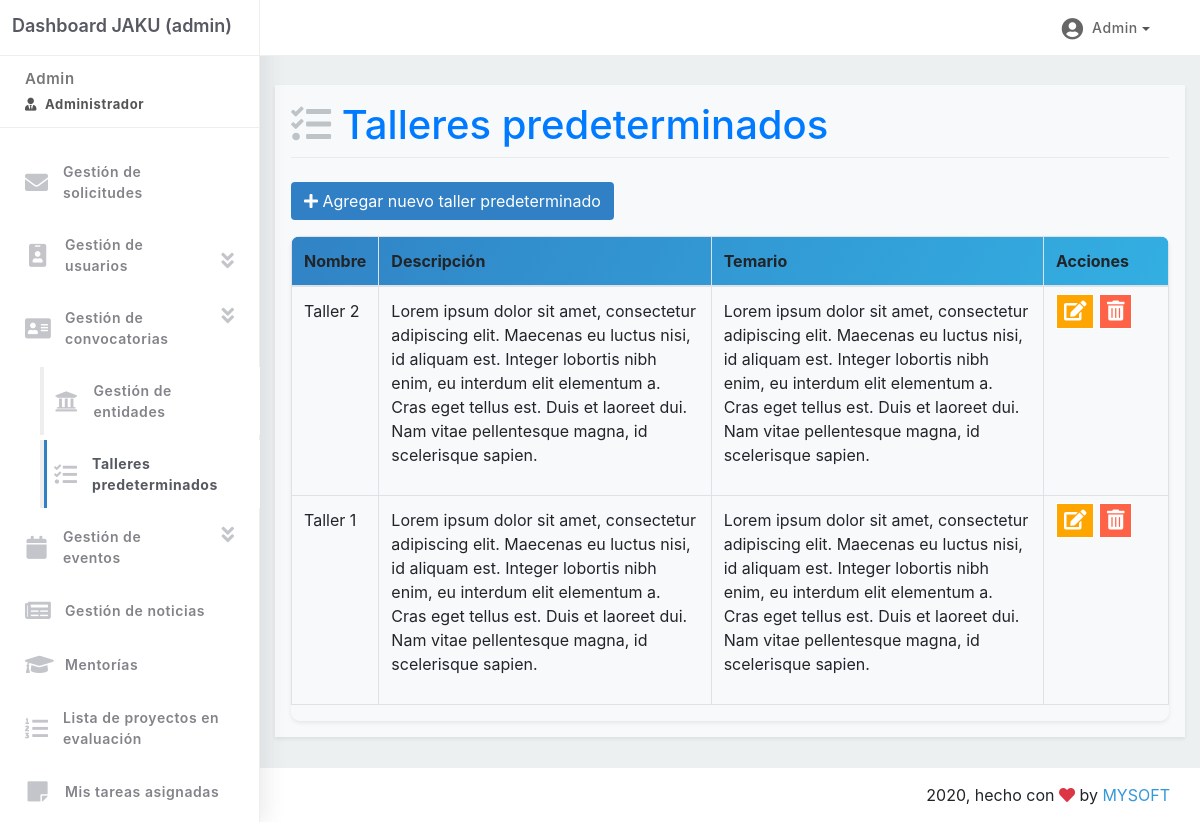
The page /sistema-en-linea/taller-predeterminado/ (signed in) on the database its author committed.
### common/models.py (models this page shows, shortened)
class DefaultWorkshop(models.Model):
	class Meta:
		verbose_name = 'taller predeterminado'
		verbose_name_plural = 'talleres predeterminados'
	name = models.CharField('nombre', max_length=150, blank=False, null=True)
	description = models.TextField('descripción', blank=False, null=True)
	temary = models.TextField('temario', blank=False, null=True)

### common/views.py (the view)
# urls.py: path('taller-predeterminado/', views.list_of_default_workshops, name='listofdefaultworkshops'),
@login_required
@permission_required('common.is_jaku_staff')
def list_of_default_workshops(request):
	title = 'Talleres predeterminados'
	query_set = models.DefaultWorkshop.objects.all()
	defaultworkshops = reversed(list(query_set))
	return render(request, 'common/default_workshop/list.html', locals())

### common/templates/common/default_workshop/list.html (shortened to what this page needs)
{% include 'common/layout_admin.html' with active_page='workshop'%}
{% block container %}
<head>
</head>
<div class="main-panel">
	<div class="content">
		<div class="container-fluid shadow-sm bg-light p-3">
			<h1> <i class="fas fa-tasks" style="color: #bdc3c7;"></i>
				<span class="text-primary">{{title}}</span>
			</h1>
			<div class="dropdown-divider"></div>
			<div class="btn-toolbar mb-2 mb-md-0">
				{% if perms.common.add_defaultworkshop %}
				<a class="btn btn-jaku my-3" href="{% url 'common:createdefaultworkshop' %}">
					<i class="fas fa-plus"></i>
					Agregar nuevo taller predeterminado
				</a>
				{% endif %}
			</div>
			<div class="table-responsive shadow-sm" style="border-radius: 9px;">
				<table class="table table-bordered">
					<thead style="background: linear-gradient(120deg,#3183c5,#33afe2);">
						<tr>
							<th>Nombre</th>
							<th>Descripción</th>
							<th>Temario</th>
							<th>Acciones</th>
						</tr>
					</thead>
					<tbody>
						{% for d in defaultworkshops %}
						<tr>
							<td>{{d.name}}</td>
							<td>{{d.description|linebreaks}}</td>
							<td>{{d.temary|linebreaks}}</td>
							<td class="jaku-actions">
								<ul style="min-width: 100px;">
									<li>
										{% if perms.common.change_defaultworkshop %}
										<a onclick="abrirModal('{% url 'common:editdefaultworkshop' d.id %}')" data-dismiss="modal" class="editar" data-toggle="tooltip" title="Editar" data-placement="top"><i class="fas fa-edit fa-lg"></i></a>
										{% endif %}
										{% if perms.common.delete_defaultworkshop %}
										<a href="{% url 'common:deletedefaultworkshop' d.id %}"
											onclick="return confirm('¿Esta seguro de eliminar esta tarea pre-cargada?')"class="eliminar" data-toggle="tooltip" title="Eliminar" data-placement="top"><i class="fas fa-trash-alt fa-lg "></i></a>
										{% endif %}
									</li>
								</ul>
							</td>
						</tr>
						{% endfor %}
					</tbody>
				</table>
			</div>
		</div>
	</div>
{% include "web/footer-mysoft.html" %}
</div>
{% endblock %}

### common/templates/common/layout_admin.html (shortened to what this page needs)
{% load static %}
<!DOCTYPE html>
<html lang="en">
<head>
    <link rel="stylesheet" href="https://cdnjs.cloudflare.com/ajax/libs/twitter-bootstrap/4.5.0/css/bootstrap.min.css">
    <link rel="stylesheet" href="https://cdnjs.cloudflare.com/ajax/libs/font-awesome/4.7.0/css/font-awesome.min.css">
    <link rel="stylesheet" href="{% static 'css/layout-administrador.css'%}">
    <link rel="stylesheet" href="https://cdnjs.cloudflare.com/ajax/libs/font-awesome/5.8.1/css/all.min.css" />
</head>
<body>
    <div class="main-header">
        <div class="logo-header">
            <a href="{% url 'common:calllist' %}" class="logo" style="text-decoration: none;">
                Dashboard JAKU (admin)
            </a>
        </div>
        <nav class="navbar navbar-header navbar-expand-lg">
            <div class="container-fluid">
                {% if request.user.is_authenticated %}
                <ul class="navbar-nav topbar-nav ml-md-auto align-items-center">
                    <li class="nav-item dropdown">
                        <a class="nav-link dropdown-toggle" href="#" id="navbarDropdown" role="button"
                            data-toggle="dropdown" aria-haspopup="true" aria-expanded="false">
                            <i class="fa fa-user-circle"></i>
                            <span class="text-capitalize">
                                {% if request.user.first_name %}
                                {{ request.user.first_name }}
                                {% else %}
                                {{ request.user.username }}
                                {% endif %}
                            </span>
                        </a>
                    </li>
                </ul>
                {% else %}
                <li class="nav-item">
                    <a class="nav-link" href="{% url 'accounts:login' %}">Ingresar</a>
                </li>
                {% endif %}
            </div>
        </nav>
    </div>
    <div class="sidebar">
        <div class="sidebar-wrapper">
            <div class="user">
                <div class="info">
                    <span class="text-capitalize">
                        {% if request.user.first_name %}
                        {{ request.user.first_name }}
                        {% else %}
                        {{ request.user.username }}
                        {% endif %}
                        <span class="user-level"><i
                                class="fas fa-user-tie pr-2"></i>{{request.user.groups.all.0}}</span>
                    </span>
                </div>
            </div>
            <ul class="nav">
                <li class="nav-item {% if active_page == 'request' %} active{% endif %}" style="max-width: 90%;">
                    <a href="{% url 'common:requestlist' %}">
                        <i class="fa fa-envelope"></i>
                        <p>Gestión de solicitudes</p>
                    </a>
                </li>
                <li class="nav-item d-inline-flex">
                    <a href="" data-target="#collapseUser" data-toggle="collapse" data-target="#collapseUser" aria-expanded="false" aria-controls="collapseJury" >
                        <i class="fa fa-id-badge"></i>
                        <p style="width: 145px;">Gestión de usuarios</p>
                        <i class="fas fa-angle-double-down event-task"></i>
                    </a>
                </li>
                <li class="nav-item d-inline-flex {% if active_page == 'call' %} active{% endif %}"
                    style="max-width: 90%;">
                    <a href="{% url 'common:calllist' %}">
                        <i class="fa fa-address-card"></i>
                        <p>Gestión de convocatorias</p>
                    </a>
                    <i data-toggle="collapse" data-target="#collapseEntity" aria-expanded="
                    {% if active_page == 'call' %}
                    true
                    {% else %}
                    false
                    {% endif %}" aria-controls="collapseEntity" class="fas fa-angle-double-down event-task"></i>
                <li id="collapseEntity" class="nav-subitem collapse
                {% if active_page == 'call' or active_page == 'entity' or active_page == 'workshop' %}
                show
                {% endif %}
                " style="list-style: none;">
                    <a href="{% url 'common:listofentities' %}">
                        <i class="fa fa-university" aria-hidden="true"></i>
                        <p>Gestión de entidades</p>
                    </a>
                </li>
                <li id="collapseEntity" class="nav-subitem collapse
                {% if active_page == 'call' or active_page == 'workshop' or active_page == 'entity' %}
                show
                {% endif %}
                {% if active_page == 'workshop' %}
                nav-item active
                {% endif %}" style="list-style: none;">
                    <a href="{% url 'common:listofdefaultworkshops' %}">
                        <i class="fa fa-tasks" aria-hidden="true"></i>
                        <p>Talleres predeterminados</p>
                    </a>
                </li>
                </li>
                <li class="nav-item d-inline-flex {% if active_page == 'event' %} active{% endif %}"
                    style="max-width: 90%;">
                    <a href="{% url 'common:eventlist' %}">
                        <i class="fa fa-calendar"></i>
                        <p>Gestión de eventos</p>
                    </a>
                    <i data-toggle="collapse" data-target="#collapseEvent" aria-expanded="
                    {% if active_page == 'event' %}
                    true
                    {% else %}
                    false
                    {% endif %}" aria-controls="collapseEvent" class="fas fa-angle-double-down event-task"></i>
                </li>
                <li class="nav-item ">
                    <a href="{% url 'common:new' %}">
                        <i class="fa fa-newspaper"></i>
                        <p>Gestión de noticias</p>
                    </a>
                </li>
                <li class="nav-item ">
                    <a href="{% url 'tracing:listcalls' %}">
                        <i class="fa fa-graduation-cap" aria-hidden="true"></i>
                        <p>Mentorías</p>
                    </a>
                </li>
                <li class="nav-item ">
                    <a href="{% url 'tracing:evaluationcallslist' %}">
                        <i class="fas fa-list-ol" aria-hidden="true"></i>
                        <p>Lista de proyectos en evaluación</p>
                    </a>
                </li>
                {% if perms.common.mark_as_done_task %}
                <li class="nav-item "">
                    <a href=" {% url 'common:showmyassignedtasks' %}">
                    <i class="fa fa-sticky-note"></i>
                    <p>Mis tareas asignadas</p>
                    </a>
                </li>
                {% endif %}
            </ul>
        </div>
    </div>
    <link
     rel="stylesheet"
     href="https://cdnjs.cloudflare.com/ajax/libs/intl-tel-input/17.0.8/css/intlTelInput.css"
   />
    {% load static %}
</body>
</html>

### web/static/css/layout-administrador.css (style rules this page uses)
body { min-height: 100vh; position: relative; }
.jaku-actions ul { padding-inline-start: 0px; list-style: none; }
.jaku-actions ul li a { display: inline; background-color: #ffffff; font-size: 15px; text-decoration: none; padding: 7px; list-style: none; margin: 10px 0px; }
.jaku-actions .editar { border: 1px solid; background-color: orange; color: #fff; }
.jaku-actions .eliminar { border: 1px solid; background-color: tomato; color: #fff; }
.btn-jaku { background-color: #3180c5; color: #fff; }
.main-header { min-height: 55px; width: 100%; background: #ffffff; position: fixed; z-index: 1001; border-bottom: 1px solid #eee; }
.main-header .logo-header { float: left; width: 260px; height: 55px; line-height: 55px; border-right: 1px solid #eee; z-index: 1001; font-size: 18px; font-weight: 600; padding-left: 1%; z-index: 1001; }
.main-header .logo-header a.logo { color: #575962; }
.navbar .navbar-nav .nav-item .nav-link { display: inline-block; vertical-align: middle; color: #666; line-height: 55px; letter-spacing: 0.04em; padding: 0 20px 0 0; position: relative; font-size: 14px; font-weight: 500; text-align: center; }
.navbar .navbar-nav .nav-item .nav-link i { font-size: 22px; width: 30px; vertical-align: middle; }
.navbar-header { padding: 0px 15px; }
.navbar-header .dropdown-toggle { line-height: 55px; }
.navbar-header .dropdown-toggle::after { margin-left: 0; }
.navbar-header .dropdown-toggle::after { vertical-align: middle; color: #555; }
.sidebar { position: fixed; top: 0; bottom: 0; left: 0; width: 260px; display: block; z-index: 1; font-weight: 200; background: #ffffff; background-size: cover; background-position: center center; border-right: 1px solid #eee; box-shadow: 6px 1px 20px rgba(69, 65, 78, 0.1); }
.sidebar .user { margin-top: 12.5px; padding-left: 25px; padding-right: 25px; padding-bottom: 12.5px; border-bottom: 1px solid #eee; display: block; }
.sidebar .user .info > span { font-size: 15px; font-weight: 600; color: #777; letter-spacing: 0.04em; display: flex; flex-direction: column; }
.sidebar .user .info > span .user-level { color: #555; font-weight: 700; font-size: 13px; letter-spacing: 0.05em; margin-top: 5px; }
.sidebar .sidebar-wrapper { position: relative; max-height: calc(100vh - 75px); min-height: 100%; overflow: auto; width: 260px; z-index: 4; padding-top: 55px; padding-bottom: 100px; }
.sidebar .nav { display: block; float: none; margin-top: 20px; }
.sidebar .nav .nav-item { display: list-item; }
.sidebar .nav .nav-item.active a { color: #575962; font-weight: 700; }
.sidebar .nav .nav-item.active a:before { background: #3180c5; opacity: 1 !important; position: absolute; z-index: 1; width: 3px; height: 100%; content: ""; left: 0; top: 0; }
.sidebar .nav .nav-item a { display: flex; align-items: center; color: #83848a; padding: 13px 25px; width: 100%; font-size: 14px; font-weight: 600; position: relative; margin-bottom: 5px; }
.sidebar .nav .nav-item a i { font-size: 23px; color: #c3c5ca; margin-right: 15px; width: 25px; text-align: center; vertical-align: middle; float: left; }
.sidebar .nav .nav-item a p { font-size: 14px; margin-bottom: 0px; letter-spacing: 0.04em; margin-right: 5px; }
.sidebar .nav .nav-item .event-task { padding-top: 5%; font-size: 20px; color: #c3c5ca; }
.sidebar .nav .nav-subitem { border-left: 4px solid #eee; margin-left: 40px; background-color: #fff; }
.sidebar .nav .nav-subitem a { color: #83848a; display: flex; align-items: center; padding: 13px 10px; width: 100%; font-weight: 600; position: relative; margin-bottom: 5px; }
.sidebar .nav .nav-subitem a i { font-size: 23px; color: #c3c5ca; margin-right: 15px; width: 25px; text-align: center; vertical-align: middle; float: left; }
.sidebar .nav .nav-subitem a p { font-size: 14px; margin-bottom: 0px; letter-spacing: 0.04em; margin-right: 5px; }
.main-panel { position: relative; width: calc(100% - 260px); min-height: 100%; float: right; background: #ecf0f1; }
.main-panel .content { padding: 30px 15px; min-height: calc(100% - 123px); margin-top: 55px; }
@media screen and (min-width: 992px) { .main-header .logo-header { line-height: 52px; } }

### rows shown on the page
DefaultWorkshop: name "Taller 2", description "Lorem ipsum dolor sit amet, consectetur adipiscing elit. Maecenas eu luctus nisi, id aliquam est. Integer lobortis nibh enim, eu interdum elit elementum a. Cras eget tellus est. Duis et laoreet dui. Nam vitae pellentesque magna, id scelerisque sapien.", temary "Lorem ipsum dolor sit amet, consectetur adipiscing elit. Maecenas eu luctus nisi, id aliquam est. Integer lobortis nibh enim, eu interdum elit elementum a. Cras eget tellus est. Duis et laoreet dui. Nam vitae pellentesque magna, id scelerisque sapien."
DefaultWorkshop: name "Taller 1", description "Lorem ipsum dolor sit amet, consectetur adipiscing elit. Maecenas eu luctus nisi, id aliquam est. Integer lobortis nibh enim, eu interdum elit elementum a. Cras eget tellus est. Duis et laoreet dui. Nam vitae pellentesque magna, id scelerisque sapien.", temary "Lorem ipsum dolor sit amet, consectetur adipiscing elit. Maecenas eu luctus nisi, id aliquam est. Integer lobortis nibh enim, eu interdum elit elementum a. Cras eget tellus est. Duis et laoreet dui. Nam vitae pellentesque magna, id scelerisque sapien."

### other values the page prints
{{ request.user.username }} "Admin"
{{ request.user.groups.all.0 }} "Administrador"
{{ title }} "Talleres predeterminados"
